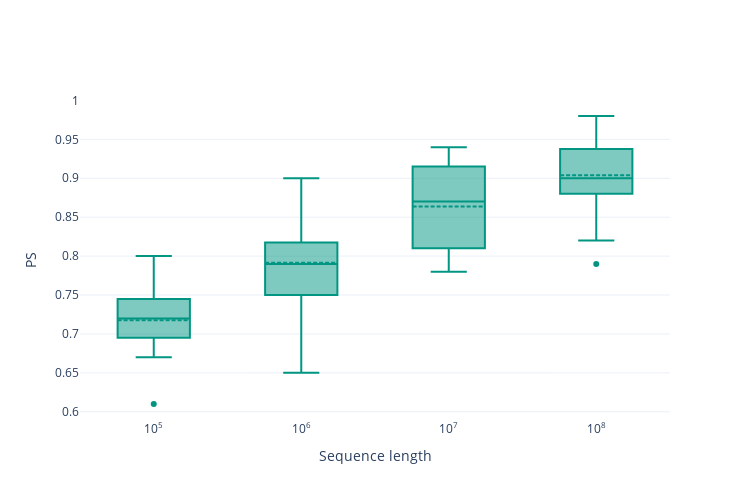

Notebook code cell kept with this figure:
### Code cell
plot_seq_len(pca_conv_5, "PS", plot_prefix="PCA")

### Figure 1 — Plotly figure (JSON) as saved in the notebook; plotly's stock layout.template omitted (floating-point values rounded to 4 significant figures)
{"data": [{"boxmean": true, "marker": {"color": "rgb(0, 150, 130)"}, "name": "10<sup>5</sup>", "y": [0.71, 0.76, 0.74, 0.77, 0.61, 0.71, 0.67, 0.73, 0.7, 0.72, 0.68, 0.8, 0.73], "type": "box"}, {"boxmean": true, "marker": {"color": "rgb(0, 150, 130)"}, "name": "10<sup>6</sup>", "y": [0.79, 0.77, 0.81, 0.88, 0.65, 0.84, 0.75, 0.81, 0.75, 0.81, 0.74, 0.9, 0.79], "type": "box"}, {"boxmean": true, "marker": {"color": "rgb(0, 150, 130)"}, "name": "10<sup>7</sup>", "y": [0.83, 0.81, 0.86, 0.93, 0.78, 0.91, 0.87, 0.88, 0.81, 0.93, 0.87, 0.94, 0.81], "type": "box"}, {"boxmean": true, "marker": {"color": "rgb(0, 150, 130)"}, "name": "10<sup>8</sup>", "y": [0.96, 0.82, 0.93, 0.93, 0.88, 0.9, 0.9, 0.98, 0.79, 0.92, 0.9, 0.96, 0.88], "type": "box"}], "layout": {"xaxis": {"title": {"text": "Sequence length"}}, "yaxis": {"title": {"text": "PS"}}, "width": 750, "height": 500, "showlegend": false}}
